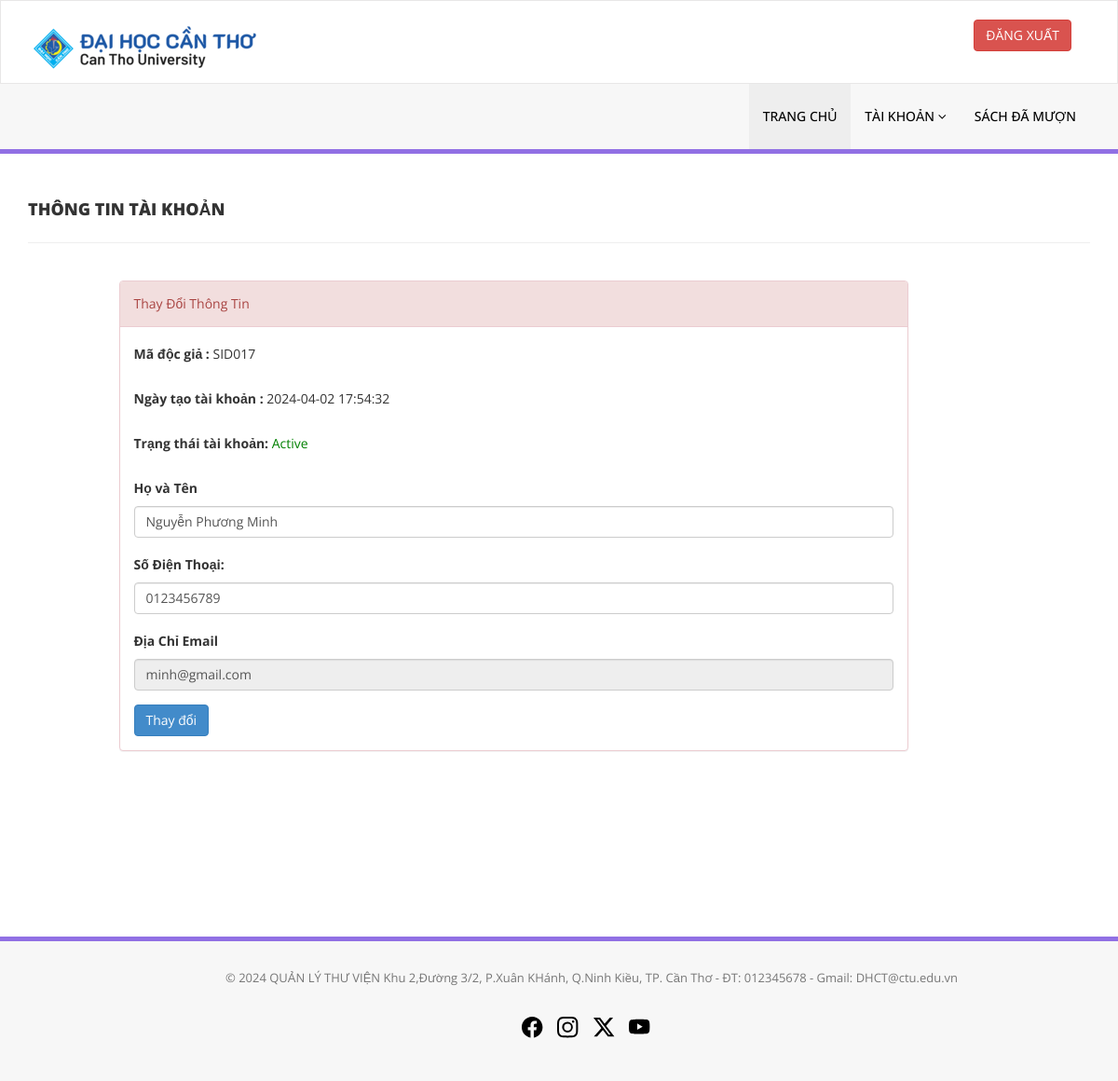
The page /my-profile.php (signed in) on the database its author committed.
### tables this page shows
CREATE TABLE `dulieu_docgia` (
  `id` int(11) NOT NULL,
  `StudentId` varchar(100) DEFAULT NULL,
  `FullName` varchar(120) DEFAULT NULL,
  `EmailId` varchar(120) DEFAULT NULL,
  `MobileNumber` char(11) DEFAULT NULL,
  `Password` varchar(120) DEFAULT NULL,
  `Status` int(1) DEFAULT NULL,
  `RegDate` timestamp NULL DEFAULT current_timestamp(),
  `UpdationDate` timestamp NULL DEFAULT NULL ON UPDATE current_timestamp()
);

### my-profile.php (the view, shortened to what this page needs)
<?php
include('includes/config.php');
if(strlen($_SESSION['login'])==0)
    {
header('location:index.php');
}
else{
?>
<!DOCTYPE html>
<html xmlns="http://www.w3.org/1999/xhtml">
<head>
    <link href="assets/css/bootstrap.css" rel="stylesheet" />
    <link href="assets/css/font-awesome.css" rel="stylesheet" />
    <link href="assets/css/style.css" rel="stylesheet" />
</head>
<body>
<?php include('includes/header.php');?>
    <div class="content-wrapper">
         <div class="container">
        <div class="row pad-botm">
            <div class="col-md-12">
                <h4 class="header-line">Thông tin tài khoản</h4>
                            </div>
        </div>
             <div class="row">
<div class="col-md-9 col-md-offset-1">
               <div class="panel panel-danger">
                        <div class="panel-heading">
                          Thay Đổi Thông Tin
                        </div>
                        <div class="panel-body">
                            <form name="signup" method="post">
<?php
$sid=$_SESSION['stdid'];
$sql="SELECT StudentId,FullName,EmailId,MobileNumber,RegDate,UpdationDate,Status from  dulieu_docgia  where StudentId=:sid ";
$query = $dbh -> prepare($sql);
$query-> bindParam(':sid', $sid, PDO::PARAM_STR);
$query->execute();
$results=$query->fetchAll(PDO::FETCH_OBJ);
if($query->rowCount() > 0)
{
foreach($results as $result)
{               ?>
<div class="form-group">
<label>Mã độc giả : </label>
<?php echo htmlentities($result->StudentId);?>
</div>
<div class="form-group">
<label>Ngày tạo tài khoản    : </label>
<?php echo htmlentities($result->RegDate);?>
</div>
<div class="form-group">
<label>Trạng thái tài khoản: </label>
<?php if($result->Status==1){?>
<span style="color: green">Active</span>
<?php } else { ?>
<span style="color: red">Blocked</span>
<?php }?>
</div>
<div class="form-group">
<label>Họ và Tên</label>
<input class="form-control" type="text" name="fullanme" value="<?php echo htmlentities($result->FullName);?>" autocomplete="off" required />
</div>
<div class="form-group">
<label>Số Điện Thoại:</label>
<input class="form-control" type="text" name="mobileno" maxlength="10" value="<?php echo htmlentities($result->MobileNumber);?>" autocomplete="off" required />
</div>
<div class="form-group">
<label>Địa Chỉ Email</label>
<input class="form-control" type="email" name="email" id="emailid" value="<?php echo htmlentities($result->EmailId);?>"  autocomplete="off" required readonly />
</div>
<?php }} ?>
<button type="submit" name="update" class="btn btn-primary" id="submit">Thay đổi </button>
                                    </form>
                            </div>
                        </div>
                            </div>
        </div>
    </div>
    </div>
    <?php include('includes/footer.php');?>
</body>
</html>
<?php } ?>

### assets/css/style.css (style rules this page uses)
.content-wrapper { margin-top: 40px; min-height:800px; padding-bottom:90px; }
.header-line { font-weight:900; padding-bottom:25px; border-bottom:1px solid #eeeeee; text-transform:uppercase; }
.pad-botm { padding-bottom:30px; }

### rows shown on the page
dulieu_docgia: StudentId "SID017", RegDate "2024-04-02 17:54:32", Status "Active", fullanme "Nguyễn Phương Minh", mobileno "0123456789", email "minh@gmail.com"
